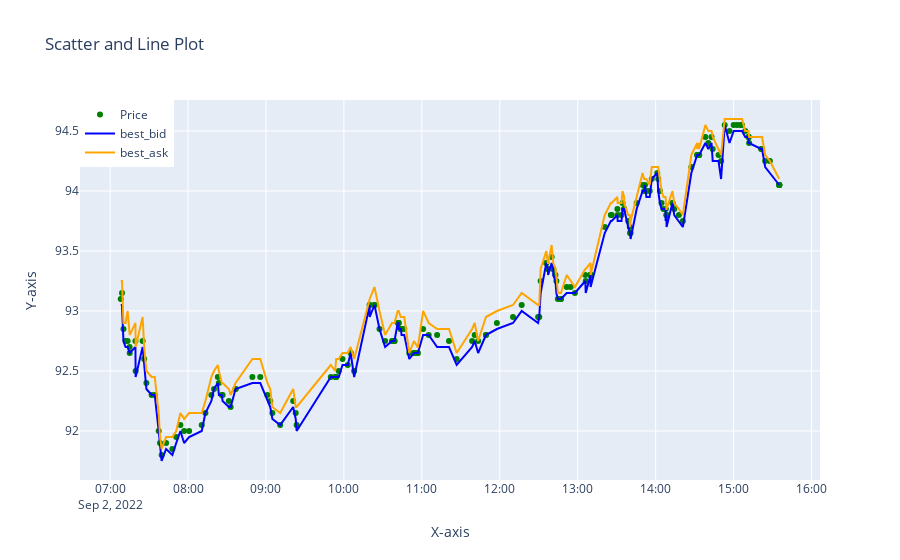

The notebook cell this image was saved under:
### Code cell
# Create a Plotly figure
fig = go.Figure()

# Scatter plot
fig.add_trace(go.Scatter(x=merged_all.TradeTime, y=merged_all.Price, mode='markers', marker=dict(color=color_map), name='Price'))

# Line plots
fig.add_trace(go.Scatter(x=merged_all.TradeTime, y=merged_all.best_bid, mode='lines', line=dict(color='blue'), name='best_bid'))
fig.add_trace(go.Scatter(x=merged_all.TradeTime, y=merged_all.best_ask, mode='lines', line=dict(color='orange'), name='best_ask'))

# Update layout
fig.update_layout(
    title='Scatter and Line Plot',
    xaxis_title='X-axis',
    yaxis_title='Y-axis',
    legend=dict(x=0, y=1),
    hovermode='x'  # Hover mode set to 'x' to display hover information for the nearest point on the x-axis
)

# Show plot
fig.show()

### Figure 1 — Plotly figure (JSON) as saved in the notebook; plotly's stock layout.template omitted (floating-point values rounded to 4 significant figures; data arrays with more than 128 entries replaced by an {"elided": "..."} marker saying what was removed)
{"data": [{"marker": {"color": {"elided": "180 str values"}}, "mode": "markers", "name": "Price", "type": "scatter", "x": {"elided": "180 str values"}, "y": {"elided": "180 float values"}}, {"line": {"color": "blue"}, "mode": "lines", "name": "best_bid", "type": "scatter", "x": {"elided": "180 str values"}, "y": {"elided": "180 float values"}}, {"line": {"color": "orange"}, "mode": "lines", "name": "best_ask", "type": "scatter", "x": {"elided": "180 str values"}, "y": {"elided": "180 float values"}}], "layout": {"hovermode": "x", "legend": {"x": 0, "y": 1}, "title": {"text": "Scatter and Line Plot"}, "xaxis": {"title": {"text": "X-axis"}}, "yaxis": {"title": {"text": "Y-axis"}}}}
